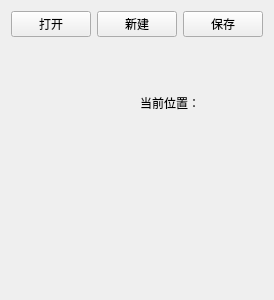
<?xml version="1.0" encoding="UTF-8"?>
<ui version="4.0">
 <class>AreaEditor</class>
 <widget class="QWidget" name="AreaEditor">
  <property name="geometry">
   <rect>
    <x>0</x>
    <y>0</y>
    <width>257</width>
    <height>300</height>
   </rect>
  </property>
  <property name="windowTitle">
   <string>Form</string>
  </property>
  <layout class="QGridLayout" name="gridLayout">
   <item row="1" column="0" rowspan="2">
    <widget class="MapWnd" name="widget" native="true"/>
   </item>
   <item row="2" column="1">
    <widget class="QLabel" name="lable_pos">
     <property name="text">
      <string/>
     </property>
    </widget>
   </item>
   <item row="1" column="1">
    <widget class="QLabel" name="label">
     <property name="text">
      <string>当前位置：</string>
     </property>
    </widget>
   </item>
   <item row="0" column="0" colspan="2">
    <layout class="QHBoxLayout" name="horizontalLayout">
     <item>
      <widget class="QPushButton" name="pushButton_open">
       <property name="text">
        <string>打开</string>
       </property>
      </widget>
     </item>
     <item>
      <widget class="QPushButton" name="pushButton_new">
       <property name="text">
        <string>新建</string>
       </property>
      </widget>
     </item>
     <item>
      <widget class="QPushButton" name="pushButton_save">
       <property name="text">
        <string>保存</string>
       </property>
      </widget>
     </item>
    </layout>
   </item>
  </layout>
 </widget>
 <customwidgets>
  <customwidget>
   <class>MapWnd</class>
   <extends>QWidget</extends>
   <header location="global">mapwnd.h</header>
   <container>1</container>
  </customwidget>
 </customwidgets>
 <resources/>
 <connections/>
</ui>
